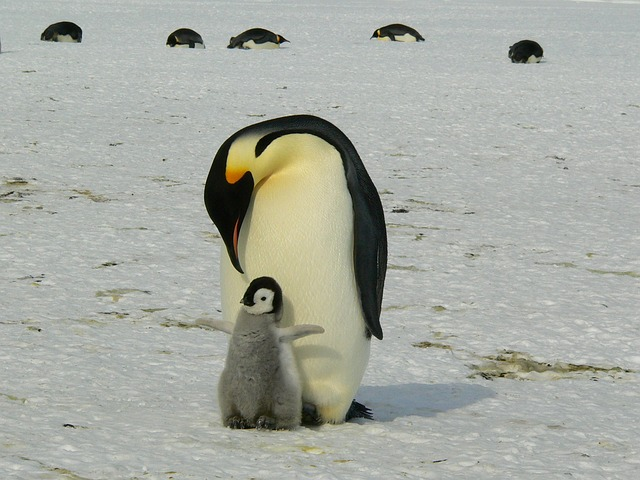
#> input picture openCV Course/images/betreq.png, 640 x 480 px
$ python less4.py
#> lines starting #> are read from the running program, lines starting #| are printed output that depends on the picture
#تغيير حجم الصورة ةالنافذة

import cv2

img=cv2.imread("images/betreq.png")
#> img is the input picture: shape (480, 640, 3); mean B, G, R 161.5, 170, 166.4
new_img=cv2.resize(img,(500,500))
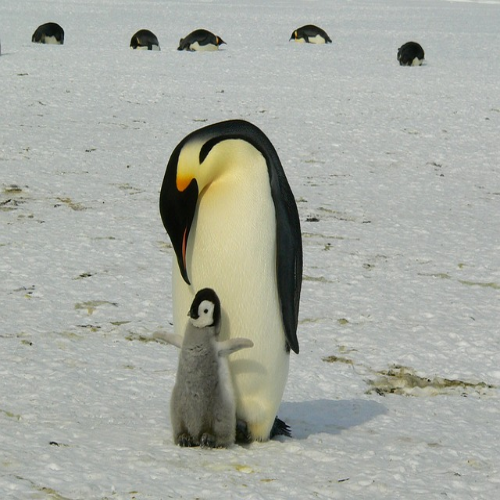
#> new_img: shape (500, 500, 3); mean B, G, R 161.4, 169.8, 166.3

cv2.imshow("AbdalRahman",new_img)
cv2.rectangle(new_img,(200,50),(300,100),(0,225,0),5)
cv2.putText(new_img,"Face",(250,120),cv2.FONT_HERSHEY_COMPLEX,1,(225,0,0),2)
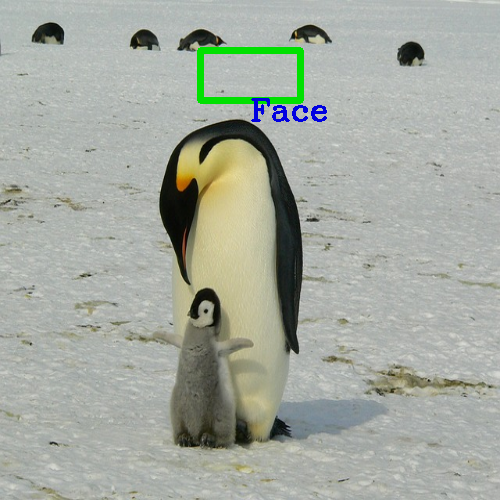
#> new_img: shape (500, 500, 3); mean B, G, R 160.1, 169.6, 164.4
p=cv2.waitKey(0)
#> (key Esc is pressed here)

if p ==27 :
    cv2.destroyAllWindows()
elif p==ord('s'):
    cv2.imwrite("photo.png",new_img)
    cv2.destroyAllWindows()

$ run again, with openCV Course/images/bird.png copied over openCV Course/images/betreq.png
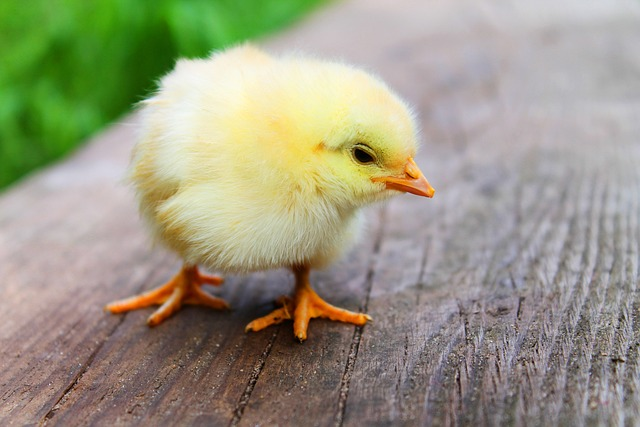
#> input picture openCV Course/images/bird.png, 640 x 427 px
#> img is the input picture: shape (427, 640, 3); mean B, G, R 130.5, 152.7, 154.6
#> `new_img=cv2.resize(img,(500,500))`:
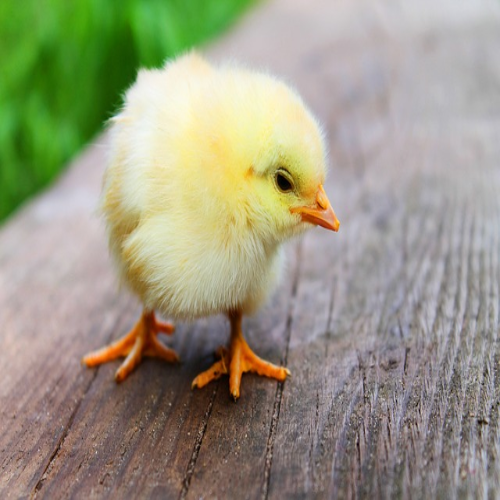
#> new_img: shape (500, 500, 3); mean B, G, R 130.3, 152.6, 154.5
#> `cv2.putText(new_img,"Face",(250,120),cv2.FONT_HERSHEY_COMPLEX,1,(225,0..`:
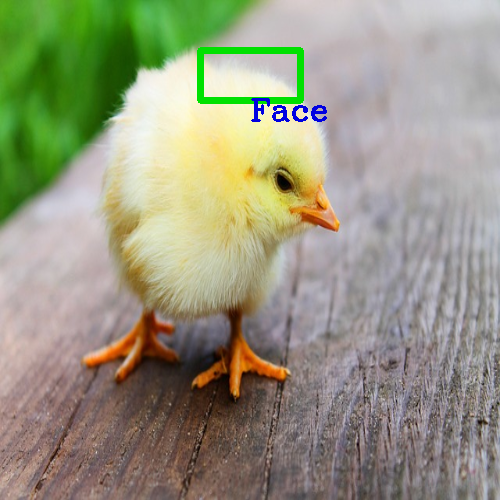
#> new_img: shape (500, 500, 3); mean B, G, R 128.9, 152.1, 152.1
